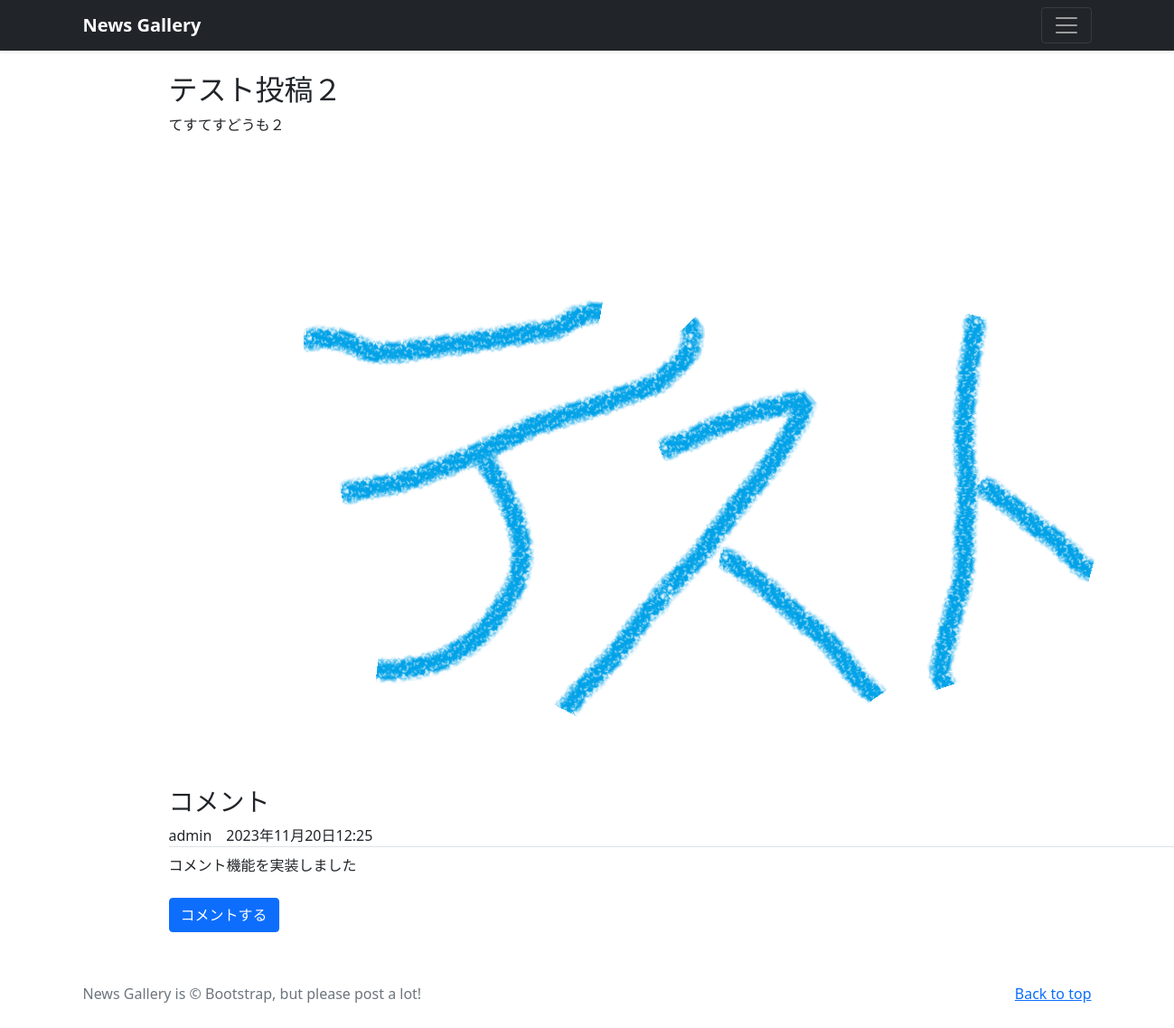
Page /photo-detail/9 (signed in) on the committed database.
### photo/models.py (models this page shows, shortened)
class PhotoPost(models.Model):
    user = models.ForeignKey(
        CustomUser,
        verbose_name='ユーザー',
        on_delete=models.CASCADE
    )
    category = models.ForeignKey(
        Category,
        verbose_name='カテゴリ',
        on_delete=models.PROTECT
    )
    title = models.CharField(
        verbose_name='タイトル',#フィールドのタイトル
        max_length=200         #最大文字数は200
    )
    comment = models.TextField(
        verbose_name='内容',#フィールドのタイトル
    )
    image1 = models.ImageField(
        verbose_name='イメージ1',#フィールドのタイトル
        upload_to = 'photos'    #MEDIA_ROOT以下のphotosにファイルを保存
    )
    image2 = models.ImageField(
        verbose_name='イメージ2',#フィールドのタイトル
        upload_to = 'photos',   #MEDIA_ROOT以下のphotosにファイルを保存
        blank=True,             #フィールド値の設定は必須ではない
        null=True               #データベースにnullが保存されることを許容
    )
    posted_at = models.DateField(
        verbose_name='投稿日時', #フィールドのタイトル
        auto_now_add=True       #日時を自動追加
    )

class MessagePost(models.Model):
    user_name = models.CharField('名前', max_length=100, default='名無し')
    message = models.TextField('本文')
    target = models.ForeignKey(PhotoPost, on_delete=models.CASCADE, verbose_name='対象記事')
    created_at = models.DateTimeField('コメント日', auto_now_add=True)

### photo/views.py (the view)
class DetailView(DetailView):
    template_name ='detail.html'
    model = PhotoPost

### photo/templates/detail.html (shortened to what this page needs)
{% extends 'base.html' %}
    {% block contents %}
    <br>
    <div class="container">
        <div class="row">
            <div class="col offset-1">
                <h2>{{object.title}}</h2>
                <p>{{object.comment}}</p>
                <br>
                <p><img src="{{ object.image1.url }}"></img></p>
                <h3 class="message-title">コメント</h3>
                {% for messagepost in object.messagepost_set.all %}
                <div class="comment-list">
                    <div class='border-bottom'>{{ messagepost.user_name }}　{{ messagepost.created_at }}</div>
                    <div class='mt-2'>{{ messagepost.message | linebreaks | urlize }}</div>
                </div>
                {% empty %}
                <p>コメントはありません</p>
                {% endfor %}
                <a href="{% url 'photo:photo_message' object.pk %}"
                    class="btn btn-primary my-2">コメントする</a>
                </div>
            </div>
        </div>
    {% endblock %}

### rows in the picture
PhotoPost: title "テスト投稿２", comment "てすてすどうも２", image1 (picture)
MessagePost: user_name "admin", created_at "2023年11月20日12:25", message "コメント機能を実装しました"
